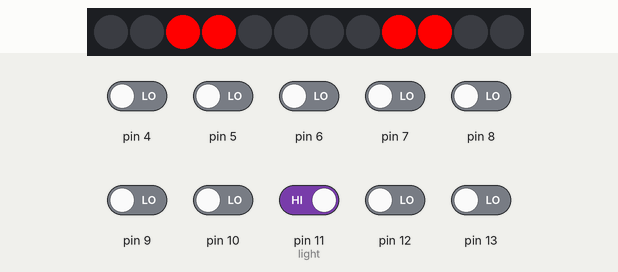
Recording of a sketch running on a simulated Arduino Uno, built with avr-gcc and run on an emulated ATmega328P. Shown: 12 RGB LEDs in strip order, left to right. Inputs (shaded band) come from the test bench; at power-on: pin 11 (light) HIGH, pin 4–10, pin 12, pin 13 LOW. Dim RGB values are drawn brighter than linear; colours are those a GRB WS2812 strip shows for the declared byte order.

Above: at 0.3 s.
2.0 s: pin 4 driven HIGH
At 2.51 s:
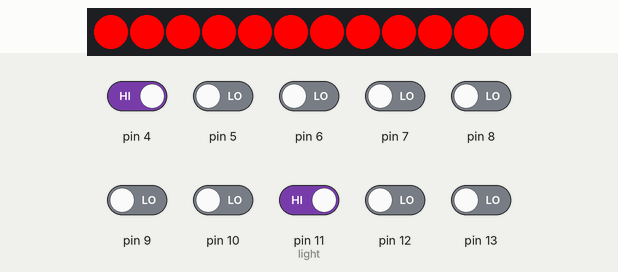
3.8 s: pin 12 driven HIGH
At 4.34 s:
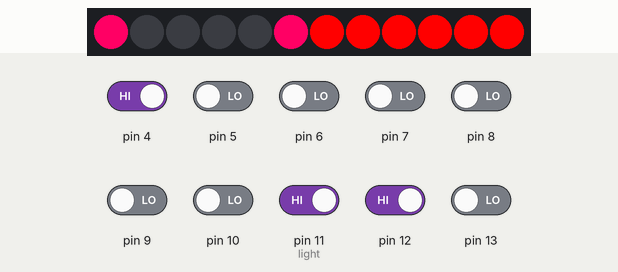
5.5 s: pin 11 (light) driven LOW
At 6.26 s:
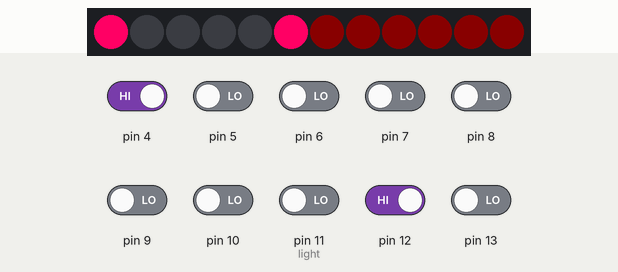
7.4 s: pin 13 driven HIGH
At 8.7 s:
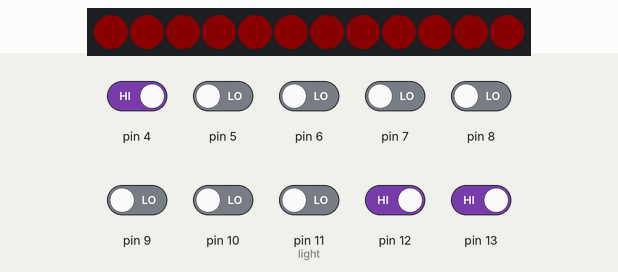
9.3 s: pin 12 driven LOW
At 9.6 s:
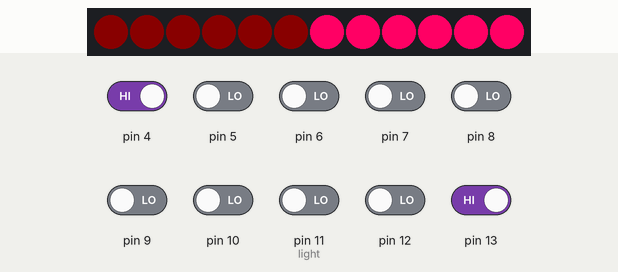
10.8 s: pin 11 (light) driven HIGH
At 11.5 s:
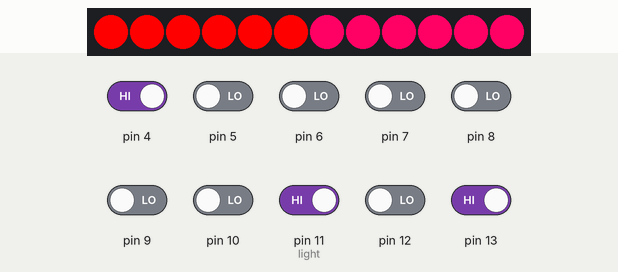
Timing chart, 0 to 13.8 s (numbered marks = the images above; inputs shaded):
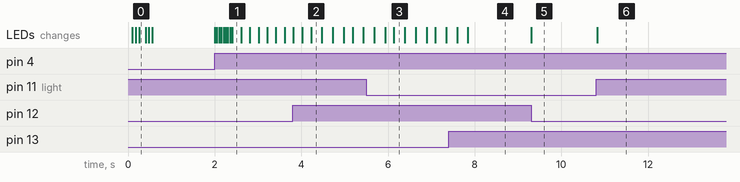

Measured:
- after the input at 2.0 s, the LEDs: change at once (image 1)
- after the input at 3.8 s, the LEDs: first differ from a run without the input after 0.22 s (image 2 shows a later state)
- after the input at 9.3 s, the LEDs: change at once (image 5)
- after the input at 10.8 s, the LEDs: change at once (image 6)

The sketch:

ledpatt2.ino
```cpp
#include "FastLED.h"

// How many leds in your strip?
#define NUM_LEDS 12

// For led chips like Neopixels, which have a data line, ground, and power, you just
// need to define DATA_PIN.  For led chipsets that are SPI based (four wires - data, clock,
// ground, and power), like the LPD8806 define both DATA_PIN and CLOCK_PIN
#define DATA_PIN 3
//#define CLOCK_PIN 13

// Define the array of leds
CRGB leds[NUM_LEDS];
int f1;//brake counter
int i,j;
void setup() {

       FastLED.addLeds<WS2812B, DATA_PIN, BRG>(leds, NUM_LEDS);

  loadpat2();

}

void loop() {
int i=0;
int j=0;
int p1=digitalRead(4);
int p2=digitalRead(5);
int p3=digitalRead(6);
int p4=digitalRead(7);
int p5=digitalRead(8);
int p6=digitalRead(9);
int p7=digitalRead(10);
int i1=digitalRead(11);  //brake light
int i2=digitalRead(12);  //right indicator
int i3=digitalRead(13);  //left indicatior


//START OF PATTERN 1
if(p1 == HIGH)
{

  for(i=0;i<12;i++)
  leds[i] = CRGB(10,0,0);


  FastLED.show();
  if(i1 == LOW)
  {f1=0;}

  if(i1 == HIGH && i2 == LOW && i3 == LOW)
  {

  if(f1==0)
  {
  for(j=0;j<4;j++)
  {
  // Turn the LED on, then pause
  for(i=0;i<12;i++)
  leds[i] = CRGB::Red;
     FastLED.show();
  delay(50);

   //Now turn the LED off, then pause
 for(i=0;i<12;i++)
 leds[i] = CRGB(0,0,0);
  FastLED.show();
  delay(50);
  }
  f1=1;
  }

  else if( i1=digitalRead(11),f1==1 && i1 == HIGH)
  {
    for(j=0;j<4;j++)
  {
  // Turn the LED on, then pause
  for(i=0;i<12;i++)
  leds[i] = CRGB::Red;
     FastLED.show();
  delay(200);

   //Now turn the LED off, then pause
 for(i=0;i<12;i++)
 leds[i] = CRGB(0,0,0);
  FastLED.show();
  delay(200);
  }
     f1=2;

  }

  else if(i1=digitalRead(11),f1==2 && i1 == HIGH)
  {
      for(i=0;i<12;i++)
  leds[i] = CRGB::Red;
     FastLED.show();


    }


  }else if(i2 == HIGH && i1 == LOW && i3 == LOW)
    {

      for(i=0;i<3;i++)
       {


      leds[i] = CRGB(0,0,0);
      leds[i+3] = CRGB(0,0,0);
       }
      FastLED.show();
      delay(200);
      for(i=0,j=5;i<3;i++,j--)
       {


      leds[i] = CRGB(255,100,0);
      leds[j] = CRGB(255,100,0);
       FastLED.show();
       delay(250);
       }


    }else if(i3 == HIGH && i1 == LOW && i2 == LOW)
    {

      for(i=6;i<12;i++)
  leds[i] = CRGB(255,100,0);
  //leds[9] = CRGB(255,100,0);
  //leds[10] = CRGB(255,100,0);
  //leds[11] = CRGB(255,100,0);

      FastLED.show();


      }else if(i1 == HIGH && i2 == HIGH)
      {


  for(i=6;i<12;i++)
  leds[i] = CRGB::Red;
  FastLED.show();

 //Now turn the LED off, then pause


        for(i=0;i<3;i++)
       {


      leds[i] = CRGB(0,0,0);
      leds[i+3] = CRGB(0,0,0);
       }
      FastLED.show();
      delay(200);
      for(i=0,j=5;i<3;i++,j--)
       {


      leds[i] = CRGB(255,100,0);
      leds[j] = CRGB(255,100,0);
       FastLED.show();
       delay(250);
       }


        }
        else if(i1 == HIGH && i3 == HIGH)
      {


  for(i=0;i<6;i++)
  leds[i] = CRGB::Red;
  FastLED.show();

 for(i=6;i<12;i++)
  leds[i] = CRGB(255,100,0);

     FastLED.show();


        }


  }//END OF PATTERN 1

  //START OF PATTER 2
 else if(p2 == HIGH)
 {


  pattern2();


  }//END OF PATTERN 2

  //START OF PATTERN 3
  else if(p3 == HIGH)
  {


    pattern3();


    }


  //END OF PATTERN3

    //START OF PATTERN 4
  else if(p4 == HIGH)
  {

   pattern4();

    }


  //END OF PATTERN4


}

void loadpat2() //loading pattern2
{
  int i,j,k,l;

   for(i=0;i<12;i++)
  leds[i] = (0,0,0);
     FastLED.show();
  delay(100);

  for(i=0,j=11,k=5,l=6;i<3;i++,j--,k--,l++)
  {
    leds[i]= CRGB::Red;
    leds[j]= CRGB::Red;
    leds[k]= CRGB::Red;
    leds[l]= CRGB::Red;
    FastLED.show();
  delay(75);
    leds[i]=(0,0,0);
    leds[j]=(0,0,0);
    leds[k]=(0,0,0);
    leds[l]=(0,0,0);
  }

   for(i=2,j=3,k=8,l=9;i>=0;i--,j++,k--,l++)
  {
    leds[i]= CRGB::Red;
    leds[j]= CRGB::Red;
    leds[k]= CRGB::Red;
    leds[l]= CRGB::Red;
    FastLED.show();
  delay(75);
    leds[i]=(0,0,0);
    leds[j]=(0,0,0);
    leds[k]=(0,0,0);
    leds[l]=(0,0,0);
  }
   FastLED.show();
  delay(200);

}

void loadpat1() //loading pattern1
{
  int i,j,k,l;

   for(i=0;i<12;i++)
  leds[i] = (0,0,0);
     FastLED.show();
  delay(75);

  for(i=0,j=11;i<6;i++,j--)
  {
    leds[i]= CRGB::Red;
    leds[j]= CRGB::Red;
    FastLED.show();
  delay(75);
    leds[i]=(0,0,0);
    leds[j]=(0,0,0);
  }

   for(i=5,j=6;i>=0;i--,j++)
  {
    leds[i]= CRGB::Red;
    leds[j]= CRGB::Red;
    FastLED.show();
  delay(75);
    leds[i]=(0,0,0);
    leds[j]=(0,0,0);
  }


}


void pattern2() // PATTERN2 ~ COP LIGHT
{

   for(j=0;j<4;j++)
  {
   for(i=0;i<6;i++)
   { leds[i] = CRGB(255,0,0);
     leds[i+6] = CRGB(0,0,0);
     }
   FastLED.show();
   delay(50);
   for(i=0;i<12;i++)
   leds[i] = CRGB(0,0,0);

   FastLED.show();
     delay(50);

  }

  for(j=0;j<4;j++)
  {
   for(i=0;i<6;i++)
   {
   leds[i] = CRGB(0,0,0);

   leds[i+6] = CRGB(0,0,255);
   }
   FastLED.show();
   delay(50);

   for(i=0;i<12;i++)
   leds[i] = CRGB(0,0,0);

     FastLED.show();
     delay(50);
  }


  }

void pattern3() // PATTER3 ~ HAZARD
{
int i;
  for(i=0;i<12;i++)
            leds[i] = CRGB(255,100,0);

   FastLED.show();
   delay(350);
  for(i=0;i<12;i++)
   leds[i] = CRGB(0,0,0);

     FastLED.show();
     delay(300);//

}

void pattern4() // PATTERN4 ~ STROBE
{

   for(j=0;j<3;j++)
    {
    for(i=0;i<12;i++)
    leds[i] = CRGB(255,255,255);
   FastLED.show();
   delay(50);
    for(i=0;i<12;i++)
    leds[i] = CRGB(0,0,0);
     FastLED.show();
     delay(50);//
    }
     delay(300);//


  }
```
